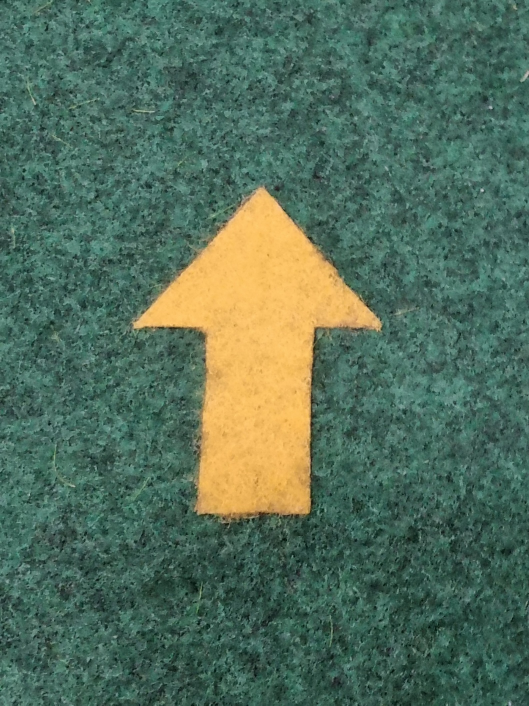
#> input picture Sensor/yolo_model/imgs/arrow_model.jpeg, 1058 x 1411 px, given in place of the camera (shown at 1/2 size)
$ python flag_y_center.py
#> lines starting #> are read from the running program, lines starting #| are printed output that depends on the picture; after the words box and inside, x2 and y2 are one past the last pixel; in counts of white or black regions, pixels touching at a corner belong together
import numpy as np
import cv2

class FlagyCenterMeasurer:
    def __init__(self, img_width, img_height):
        self.img_width = img_width
        self.img_height = img_height

    def judgeMiddle(self, ball_center, img_height):
        error_range = 10
        img_height_middle = img_height//2

        is_Middle = img_height_middle - error_range < ball_center[1] < img_height_middle + error_range

        if is_Middle:
            return 'C'
        else:
            if ball_center[1] < img_height_middle:
                return 'U'
            else:
                return 'D'

    def run(self):
        your_area_threshold = 300  # 사용자 정의 임계값, 필요에 따라 값을 조정하세요

        cap = cv2.VideoCapture(0,cv2.CAP_V4L)  # 비디오 파일 경로를 설정하세요
        # print("flag_y 시작!!")

        # 초록 영역 박스의 정보를 저장할 리스트
        green_boxes = []
        green_box=[]
        farthest_flag_box = None

        while True:
            ret, frame = cap.read()
#> frame is the input picture: shape (1411, 1058, 3); mean B, G, R 91, 110.1, 83.5
            if not ret:
                break

            # 영상을 HSV 색 공간으로 변환
            hsv_frame = cv2.cvtColor(frame, cv2.COLOR_BGR2HSV)
#> hsv_frame: shape (1411, 1058, 3); mean H, S, V 73.8, 99.5, 115.7

            # 녹색 범위 정의
            low_green = np.array([38, 100, 61])
            high_green = np.array([86, 255, 255])


            # 녹색 범위에 해당하는 부분을 추출
            green_mask = cv2.inRange(hsv_frame, low_green, high_green)
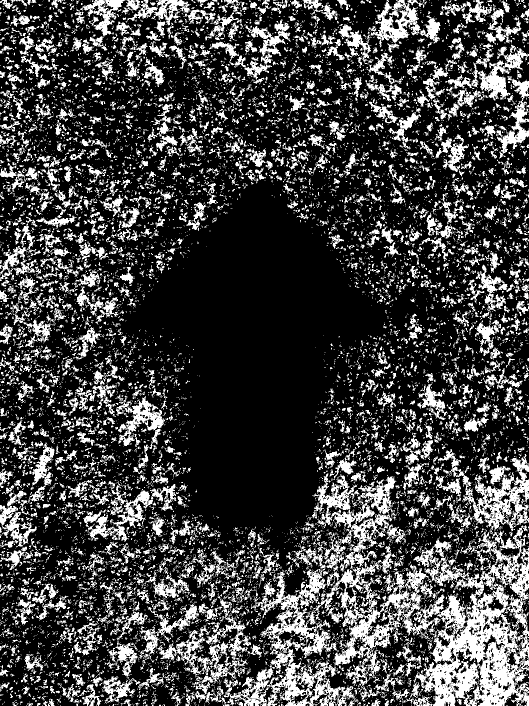
#> green_mask: shape (1411, 1058) (shown at 1/2 size); 25.9% white; 11624 white regions (9738 under 20 px)


            # 녹색 영역의 윤곽선 찾기
            contours, _ = cv2.findContours(green_mask, cv2.RETR_EXTERNAL, cv2.CHAIN_APPROX_SIMPLE)
#> contours = 11401 contours, 10183 with area under 20; largest, box (x1, y1, x2, y2) and area: (276, 947, 1058, 1411) 128749, (866, 898, 1058, 1069) 10474, (175, 962, 355, 1084) 5296, (741, 0, 849, 95) 4693, (896, 93, 1058, 201) 4450

            # 초록 영역 박스 정보 업데이트
            green_boxes = [cv2.boundingRect(contour) for contour in contours]
#> green_boxes = 11401 items, first 6: (1049, 1410, 3, 1), (1043, 1410, 2, 1), (1013, 1410, 2, 1), (822, 1410, 1, 1), (805, 1410, 1, 1), (793, 1410, 1, 1)

            # 노랑색 범위 정의
            low_yellow = np.array([0, 16, 144])
            high_yellow = np.array([43, 184, 255])

            # 노랑색 범위에 해당하는 부분을 추출
            yellow_mask = cv2.inRange(hsv_frame, low_yellow, high_yellow)
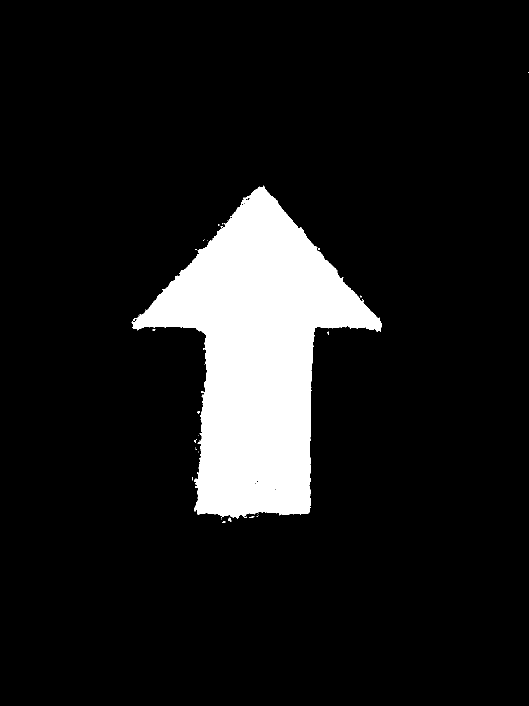
#> yellow_mask: shape (1411, 1058) (shown at 1/2 size); 10.4% white; 38 white regions (35 under 20 px), largest, box (x1, y1, x2, y2) and area: (263, 371, 764, 1036) 154858, (456, 1035, 463, 1043) 28, (498, 1032, 509, 1036) 22

            shape_info_list = []

            # print("이제 초록색 박스를 잡기 시작하겠습니다.")
            for green_box in green_boxes:
                x, y, w, h = green_box
                # print(len(green_boxes))
                yellow_roi = yellow_mask[y:y + h, x:x + w]
                # print(len(yellow_roi))
                # print("주의!")

                # 초록 상자 내부의 노랑색 영역 처리
                _, labels, stats, _ = cv2.connectedComponentsWithStats(yellow_roi, connectivity=4)
                # print("아니넹")
                for i in range(0, len(stats)):
                    # print("여긴가?")
                    x_blob, y_blob, w_blob, h_blob, area_blob = stats[i]
                    # print("아니었고~")

                    # 영역값이 100픽셀 이하인 영역을 제거
                    if area_blob <= 100:
                        continue

                    # print("초록색 영역안의 작은 노란색을 제거했어요!!")
                    cv2.rectangle(frame, (x + x_blob, y + y_blob), (x + x_blob + w_blob, y + y_blob + h_blob), (0, 255, 0), 2)

                    # Convert the yellow region into a binary image for contour detection
                    yellow_binary = np.zeros_like(yellow_roi)
                    yellow_binary[y_blob:y_blob + h_blob, x_blob:x_blob + w_blob] = yellow_roi[y_blob:y_blob + h_blob, x_blob:x_blob + w_blob]

                    # Find contours in the binary image
                    yellow_contours, _ = cv2.findContours(yellow_binary, cv2.RETR_EXTERNAL, cv2.CHAIN_APPROX_SIMPLE)

                    # print("yellow_contour 시작!")
                    for contour in yellow_contours:
                        # Approximate the contour to find the vertices
                        epsilon = 0.04 * cv2.arcLength(contour, True)
                        approx = cv2.approxPolyDP(contour, epsilon, True)
                        num_vertices = len(approx)

                        # Display the shape as ARROW or FLAG based on the number of vertices
                        shape_text = "ARROW" if 7 <= num_vertices <= 8 else "FLAG"

                        # Calculate the center of the yellow region
                        center_x = x + x_blob + w_blob // 2
                        center_y = y + y_blob + h_blob // 2
                        center = (center_x, center_y)

                        # Add shape information to the list
                        shape_info_list.append((center, shape_text))
#> this loop made 11401 passes
#> (x, y, w, h, yellow_roi, labels, stats) on passes 4 to 6: (822, 1410, 1, 1, [0], [0], [[0, 0, 1, 1, 1]]), (805, 1410, 1, 1, [0], [0], [[0, 0, 1, 1, 1]]), (793, 1410, 1, 1, [0], [0], [[0, 0, 1, 1, 1]])
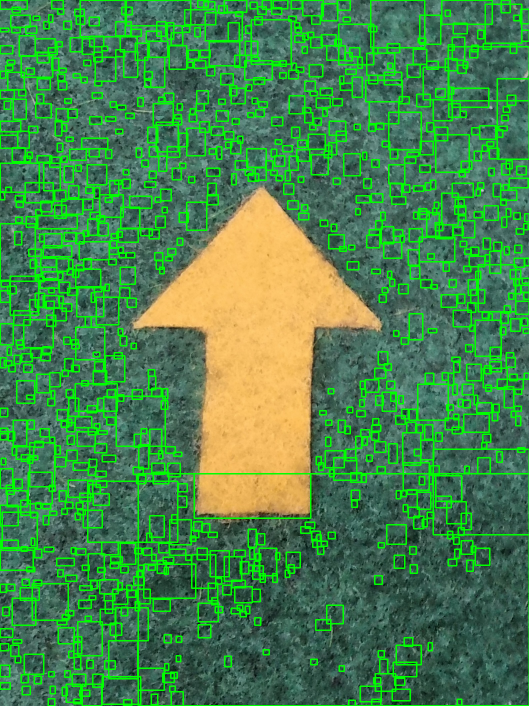
#> frame: shape (1411, 1058, 3) (shown at 1/2 size); 15.25% of pixels changed, all inside (x1, y1, x2, y2) = (0, 0, 1058, 1411)
#> after the loop, shape_info_list = 25 items
            #             print("노란색 컨투어 하나 확인!")
            # print("화살표와 깃발 구분 완료")

            # 사용자 정의 조건
            custom_condition = True

            if custom_condition:
                # FLAG로 인식된 박스의 개수가 2개 이상인 경우
                flag_boxes = [box for box in shape_info_list if box[1] == "FLAG"]
#> flag_boxes = 24 items
                if len(flag_boxes) >= 2:
                    # 카메라 화면의 중하단 중앙 좌표
                    camera_center = (frame.shape[1] // 2, frame.shape[0])
#> camera_center = (529, 1411)

                    # Find the farthest FLAG box among FLAG boxes
                    max_distance = 0

                    for box in flag_boxes:
                        box_center = box[0]
                        distance = ((box_center[0] - camera_center[0]) ** 2 + (box_center[1] - camera_center[1]) ** 2) ** 0.5

                        if distance > max_distance:
                            max_distance = distance
                            farthest_flag_box = box
#> this loop made 24 passes
#> (distance, max_distance, farthest_flag_box) on passes 1, 14, 24: (269.9, 269.9, ((667, 1179), 'FLAG')), (420.7, 420.7, ((504, 991), 'FLAG')), (1341, 1341, ((977, 147), 'FLAG'))
#> (box_center, distance) on passes 2 to 7: ((667, 1179), 269.9), ((667, 1179), 269.9), ((667, 1179), 269.9), ((667, 1179), 269.9), ((667, 1179), 269.9), ((667, 1179), 269.9)
#> after the loop, max_distance = 1341

                    # Change the rest of the FLAG boxes to ARROW
                    for i, box in enumerate(shape_info_list):
                        if box[1] == "FLAG" and box != farthest_flag_box:
                            shape_info_list[i] = (box[0], "ARROW")
#> this loop made 25 passes
#> box on passes 1 to 12: ((667, 1179), 'ARROW'), ((667, 1179), 'FLAG'), ((667, 1179), 'FLAG'), ((667, 1179), 'FLAG'), ((667, 1179), 'FLAG'), ((667, 1179), 'FLAG'), ((667, 1179), 'FLAG'), ((667, 1179), 'FLAG'), ((667, 1179), 'FLAG'), ((667, 1179), 'FLAG'), ((667, 1179), 'FLAG'), ((667, 1179), 'FLAG')

            # Print the center coordinates
            if farthest_flag_box is not None:
                farthest_center = farthest_flag_box[0]
#> farthest_center = (977, 147)
                # print(f"Farthest FLAG Center: {farthest_center}")

            # Display centers and shape information on the frame
            for shape_info in shape_info_list:
                center, shape_text = shape_info[0], shape_info[1]
                offset = 10  # Offset to move the text upward
                if shape_text == "FLAG":
                    cv2.putText(frame, f'Shape: {shape_text}', (center[0], center[1] - offset), cv2.FONT_HERSHEY_SIMPLEX, 0.5, (0, 255, 0), 2)
                else:
                    cv2.putText(frame, f'Shape: {shape_text}', (center[0], center[1] + offset), cv2.FONT_HERSHEY_SIMPLEX, 0.5, (0, 255, 0), 2)
#> this loop made 25 passes
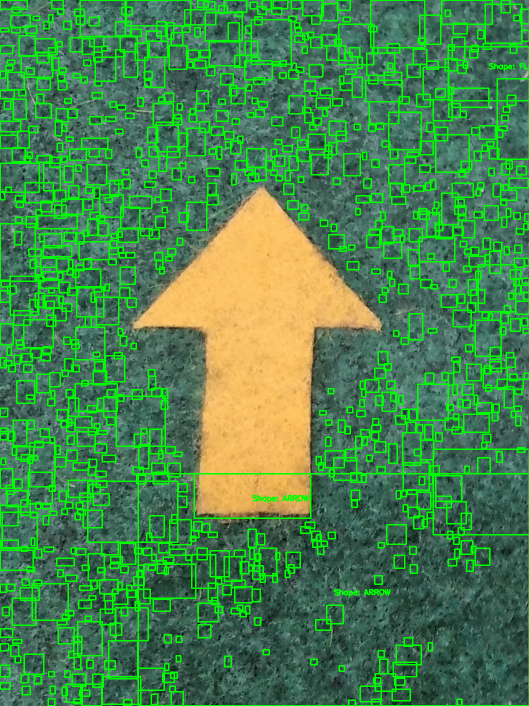
#> frame: shape (1411, 1058, 3) (shown at 1/2 size); 0.15% of pixels changed, all inside (x1, y1, x2, y2) = (505, 126, 1057, 1195)

            is_y_middle = self.judgeMiddle(farthest_center, self.img_height)
#> in judgeMiddle, `is_Middle = img_height_middle - error_range < ball_center[1] < img_hei..`: is_Middle = False
#> is_y_middle = 'U'


            return is_y_middle
            # [6 lines of commented-out code are left out]


        cap.release()
        cv2.destroyAllWindows()

if __name__ == "__main__":
    shape_recognition = FlagyCenterMeasurer(img_width=640, img_height=480)
    print(shape_recognition.run())
